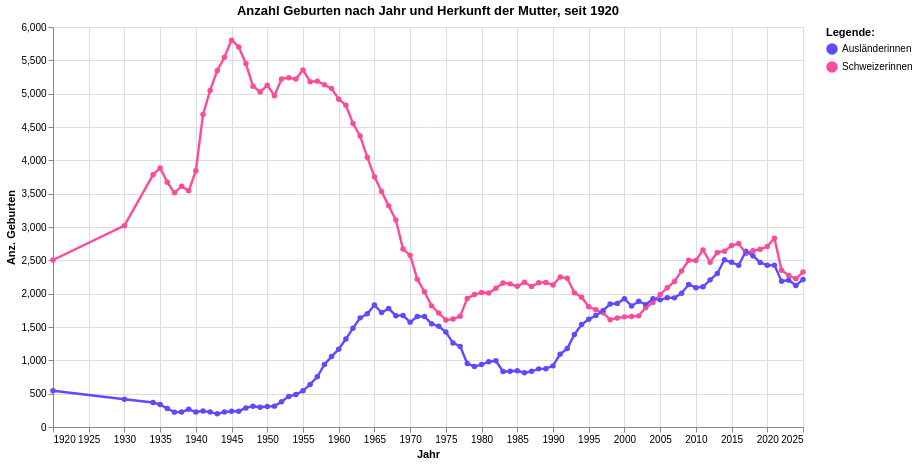

Notebook code cell kept with this figure:
### Code cell
grafik5 = mypy_dv.plot_altair_multiline_highlight(
    data = myAgg2.reset_index().sort_values('HerkunftMutterCd', ascending=True)
    ,x = 'StichtagDatJahr'
    ,y = 'sum_AnzGebuWir'
    ,x_beschriftung = 'Jahr'
    , y_beschriftung = 'Anz. Geburten'
    ,category = "HerkunftMutterLang"
    ,category_beschriftung= 'Legende:'
    ,warning_status = "ignore" #always or ignore
    ,custom_palette=[zuericolors_qual12br[0], zuericolors_qual12br[4]]
    ,myTitle="Anzahl Geburten nach Jahr und Herkunft der Mutter, seit "+data_min_date
)
grafik5

### Figure 1 — Vega-Lite specification as saved in the notebook (floating-point values rounded to 4 significant figures; data arrays with more than 128 entries replaced by an {"elided": "..."} marker saying what was removed)
{"config": {"view": {"continuousWidth": 300, "continuousHeight": 300}}, "layer": [{"mark": {"type": "circle"}, "encoding": {"color": {"field": "HerkunftMutterLang", "legend": {"orient": "right", "title": "Legende:"}, "scale": {"range": ["#5D4BFE", "#FC4C99"]}, "type": "nominal"}, "opacity": {"value": 1.3}, "tooltip": [{"field": "StichtagDatJahr", "type": "temporal"}, {"field": "HerkunftMutterLang", "type": "nominal"}, {"field": "sum_AnzGebuWir", "type": "quantitative"}], "x": {"axis": {"title": "Jahr"}, "field": "StichtagDatJahr", "type": "temporal"}, "y": {"axis": {"title": "Anz. Geburten"}, "field": "sum_AnzGebuWir", "type": "quantitative"}}, "name": "view_28", "title": "Anzahl Geburten nach Jahr und Herkunft der Mutter, seit 1920"}, {"mark": {"type": "line"}, "encoding": {"color": {"field": "HerkunftMutterLang", "legend": {"orient": "right", "title": "Legende:"}, "scale": {"range": ["#5D4BFE", "#FC4C99"]}, "type": "nominal"}, "strokeWidth": {"condition": {"test": {"not": {"param": "param_28"}}, "value": 1.2}, "value": 2.4}, "tooltip": [{"field": "StichtagDatJahr", "type": "temporal"}, {"field": "HerkunftMutterLang", "type": "nominal"}, {"field": "sum_AnzGebuWir", "type": "quantitative"}], "x": {"axis": {"title": "Jahr"}, "field": "StichtagDatJahr", "type": "temporal"}, "y": {"axis": {"title": "Anz. Geburten"}, "field": "sum_AnzGebuWir", "type": "quantitative"}}, "title": "Anzahl Geburten nach Jahr und Herkunft der Mutter, seit 1920"}], "data": {"name": "data-08dc26363df7fb1e832d8604606d2ef5"}, "height": 400, "params": [{"name": "param_28", "select": {"type": "point", "fields": ["HerkunftMutterLang"], "nearest": true, "on": "pointerover"}, "views": ["view_28"]}], "width": 750, "$schema": "https://vega.github.io/schema/vega-lite/v5.8.0.json", "datasets": {"data-08dc26363df7fb1e832d8604606d2ef5": {"elided": "188 records"}}}
